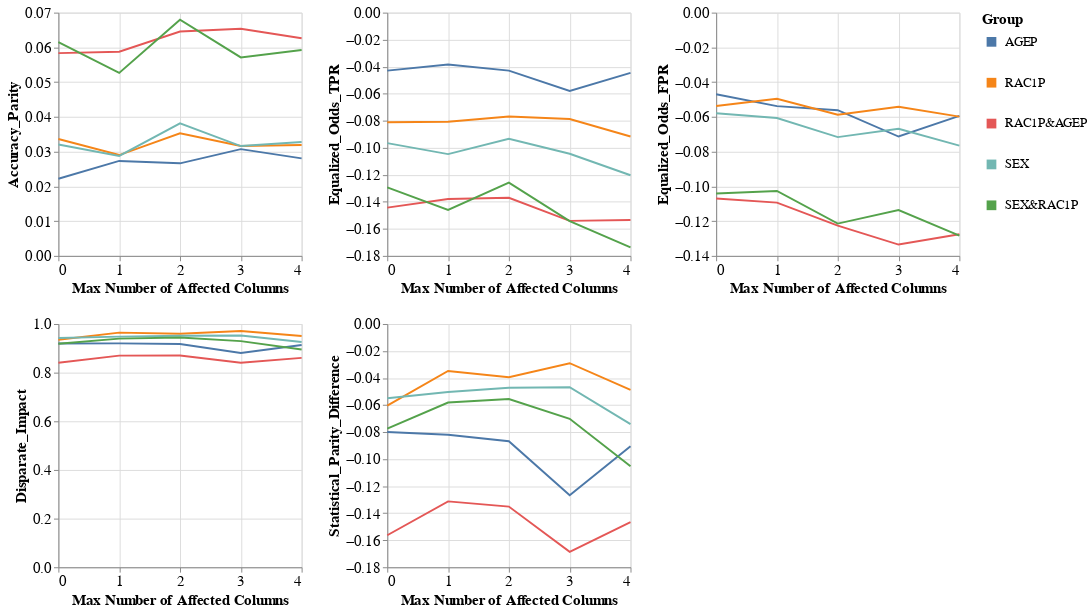

The cell this chart's notebook holds for it:
### Code cell
visualizer.create_groups_grid_pct_lines_plot(model_name=MODEL_NAMES[0],
                                             target_preprocessing_technique=PREPROCESSING_TECHNIQUES[0],
                                             group_metrics_type='fairness',
                                             mode='max_num_columns')

### Figure 1 — Vega-Lite specification as saved in the notebook (floating-point values rounded to 4 significant figures)
{"config": {"view": {"continuousWidth": 400, "continuousHeight": 300}, "axis": {"labelFontSize": 15, "titleFontSize": 15}, "legend": {"labelFontSize": 13, "symbolStrokeWidth": 10, "titleFontSize": 15}}, "vconcat": [{"hconcat": [{"mark": "line", "encoding": {"color": {"field": "Group", "type": "nominal"}, "x": {"axis": {"tickMinStep": 1}, "field": "Percentage", "title": "Max Number of Affected Columns", "type": "quantitative"}, "y": {"field": "Metric_Value", "title": "Accuracy_Parity", "type": "quantitative"}}, "height": 250, "width": 250}, {"data": {"name": "data-47a1efca768b55e0ea47d3812c04110d"}, "mark": "line", "encoding": {"color": {"field": "Group", "type": "nominal"}, "x": {"axis": {"tickMinStep": 1}, "field": "Percentage", "title": "Max Number of Affected Columns", "type": "quantitative"}, "y": {"field": "Metric_Value", "title": "Equalized_Odds_TPR", "type": "quantitative"}}, "height": 250, "width": 250}, {"data": {"name": "data-d46dcaf90aa935f223ba6ece0ad4a478"}, "mark": "line", "encoding": {"color": {"field": "Group", "type": "nominal"}, "x": {"axis": {"tickMinStep": 1}, "field": "Percentage", "title": "Max Number of Affected Columns", "type": "quantitative"}, "y": {"field": "Metric_Value", "title": "Equalized_Odds_FPR", "type": "quantitative"}}, "height": 250, "width": 250}]}, {"hconcat": [{"mark": "line", "encoding": {"color": {"field": "Group", "type": "nominal"}, "x": {"axis": {"tickMinStep": 1}, "field": "Percentage", "title": "Max Number of Affected Columns", "type": "quantitative"}, "y": {"field": "Metric_Value", "title": "Disparate_Impact", "type": "quantitative"}}, "height": 250, "width": 250}, {"data": {"name": "data-014ae97a5a562579b4b19a2f01f7eb4c"}, "mark": "line", "encoding": {"color": {"field": "Group", "type": "nominal"}, "x": {"axis": {"tickMinStep": 1}, "field": "Percentage", "title": "Max Number of Affected Columns", "type": "quantitative"}, "y": {"field": "Metric_Value", "title": "Statistical_Parity_Difference", "type": "quantitative"}}, "height": 250, "width": 250}], "data": {"name": "data-202e57c3a8c3e8db3552f73d1c75ab7c"}}], "data": {"name": "data-9310b00386e3b713c3feda0375736619"}, "$schema": "https://vega.github.io/schema/vega-lite/v4.17.0.json", "datasets": {"data-9310b00386e3b713c3feda0375736619": [{"Model_Name": "DecisionTreeClassifier", "Metric": "Accuracy_Parity", "Group": "AGEP", "Metric_Value": 0.02219, "Percentage": 0.0}, {"Model_Name": "DecisionTreeClassifier", "Metric": "Accuracy_Parity", "Group": "RAC1P", "Metric_Value": 0.03364, "Percentage": 0.0}, {"Model_Name": "DecisionTreeClassifier", "Metric": "Accuracy_Parity", "Group": "RAC1P&AGEP", "Metric_Value": 0.05835, "Percentage": 0.0}, {"Model_Name": "DecisionTreeClassifier", "Metric": "Accuracy_Parity", "Group": "SEX", "Metric_Value": 0.03205, "Percentage": 0.0}, {"Model_Name": "DecisionTreeClassifier", "Metric": "Accuracy_Parity", "Group": "SEX&RAC1P", "Metric_Value": 0.06153, "Percentage": 0.0}, {"Model_Name": "DecisionTreeClassifier", "Metric": "Accuracy_Parity", "Group": "AGEP", "Metric_Value": 0.02733, "Percentage": 1.0}, {"Model_Name": "DecisionTreeClassifier", "Metric": "Accuracy_Parity", "Group": "RAC1P", "Metric_Value": 0.02902, "Percentage": 1.0}, {"Model_Name": "DecisionTreeClassifier", "Metric": "Accuracy_Parity", "Group": "RAC1P&AGEP", "Metric_Value": 0.05874, "Percentage": 1.0}, {"Model_Name": "DecisionTreeClassifier", "Metric": "Accuracy_Parity", "Group": "SEX", "Metric_Value": 0.02876, "Percentage": 1.0}, {"Model_Name": "DecisionTreeClassifier", "Metric": "Accuracy_Parity", "Group": "SEX&RAC1P", "Metric_Value": 0.05265, "Percentage": 1.0}, {"Model_Name": "DecisionTreeClassifier", "Metric": "Accuracy_Parity", "Group": "AGEP", "Metric_Value": 0.02664, "Percentage": 2.0}, {"Model_Name": "DecisionTreeClassifier", "Metric": "Accuracy_Parity", "Group": "RAC1P", "Metric_Value": 0.03526, "Percentage": 2.0}, {"Model_Name": "DecisionTreeClassifier", "Metric": "Accuracy_Parity", "Group": "RAC1P&AGEP", "Metric_Value": 0.06455, "Percentage": 2.0}, {"Model_Name": "DecisionTreeClassifier", "Metric": "Accuracy_Parity", "Group": "SEX", "Metric_Value": 0.03815, "Percentage": 2.0}, {"Model_Name": "DecisionTreeClassifier", "Metric": "Accuracy_Parity", "Group": "SEX&RAC1P", "Metric_Value": 0.06798, "Percentage": 2.0}, {"Model_Name": "DecisionTreeClassifier", "Metric": "Accuracy_Parity", "Group": "AGEP", "Metric_Value": 0.03072, "Percentage": 3.0}, {"Model_Name": "DecisionTreeClassifier", "Metric": "Accuracy_Parity", "Group": "RAC1P", "Metric_Value": 0.03164, "Percentage": 3.0}, {"Model_Name": "DecisionTreeClassifier", "Metric": "Accuracy_Parity", "Group": "RAC1P&AGEP", "Metric_Value": 0.06535, "Percentage": 3.0}, {"Model_Name": "DecisionTreeClassifier", "Metric": "Accuracy_Parity", "Group": "SEX", "Metric_Value": 0.0316, "Percentage": 3.0}, {"Model_Name": "DecisionTreeClassifier", "Metric": "Accuracy_Parity", "Group": "SEX&RAC1P", "Metric_Value": 0.05712, "Percentage": 3.0}, {"Model_Name": "DecisionTreeClassifier", "Metric": "Accuracy_Parity", "Group": "AGEP", "Metric_Value": 0.02807, "Percentage": 4.0}, {"Model_Name": "DecisionTreeClassifier", "Metric": "Accuracy_Parity", "Group": "RAC1P", "Metric_Value": 0.03192, "Percentage": 4.0}, {"Model_Name": "DecisionTreeClassifier", "Metric": "Accuracy_Parity", "Group": "RAC1P&AGEP", "Metric_Value": 0.06265, "Percentage": 4.0}, {"Model_Name": "DecisionTreeClassifier", "Metric": "Accuracy_Parity", "Group": "SEX", "Metric_Value": 0.03278, "Percentage": 4.0}, {"Model_Name": "DecisionTreeClassifier", "Metric": "Accuracy_Parity", "Group": "SEX&RAC1P", "Metric_Value": 0.05925, "Percentage": 4.0}], "data-47a1efca768b55e0ea47d3812c04110d": [{"Model_Name": "DecisionTreeClassifier", "Metric": "Equalized_Odds_TPR", "Group": "AGEP", "Metric_Value": -0.0429, "Percentage": 0.0}, {"Model_Name": "DecisionTreeClassifier", "Metric": "Equalized_Odds_TPR", "Group": "RAC1P", "Metric_Value": -0.08108, "Percentage": 0.0}, {"Model_Name": "DecisionTreeClassifier", "Metric": "Equalized_Odds_TPR", "Group": "RAC1P&AGEP", "Metric_Value": -0.1443, "Percentage": 0.0}, {"Model_Name": "DecisionTreeClassifier", "Metric": "Equalized_Odds_TPR", "Group": "SEX", "Metric_Value": -0.09657, "Percentage": 0.0}, {"Model_Name": "DecisionTreeClassifier", "Metric": "Equalized_Odds_TPR", "Group": "SEX&RAC1P", "Metric_Value": -0.1293, "Percentage": 0.0}, {"Model_Name": "DecisionTreeClassifier", "Metric": "Equalized_Odds_TPR", "Group": "AGEP", "Metric_Value": -0.03835, "Percentage": 1.0}, {"Model_Name": "DecisionTreeClassifier", "Metric": "Equalized_Odds_TPR", "Group": "RAC1P", "Metric_Value": -0.08068, "Percentage": 1.0}, {"Model_Name": "DecisionTreeClassifier", "Metric": "Equalized_Odds_TPR", "Group": "RAC1P&AGEP", "Metric_Value": -0.138, "Percentage": 1.0}, {"Model_Name": "DecisionTreeClassifier", "Metric": "Equalized_Odds_TPR", "Group": "SEX", "Metric_Value": -0.1047, "Percentage": 1.0}, {"Model_Name": "DecisionTreeClassifier", "Metric": "Equalized_Odds_TPR", "Group": "SEX&RAC1P", "Metric_Value": -0.146, "Percentage": 1.0}, {"Model_Name": "DecisionTreeClassifier", "Metric": "Equalized_Odds_TPR", "Group": "AGEP", "Metric_Value": -0.04291, "Percentage": 2.0}, {"Model_Name": "DecisionTreeClassifier", "Metric": "Equalized_Odds_TPR", "Group": "RAC1P", "Metric_Value": -0.07691, "Percentage": 2.0}, {"Model_Name": "DecisionTreeClassifier", "Metric": "Equalized_Odds_TPR", "Group": "RAC1P&AGEP", "Metric_Value": -0.137, "Percentage": 2.0}, {"Model_Name": "DecisionTreeClassifier", "Metric": "Equalized_Odds_TPR", "Group": "SEX", "Metric_Value": -0.09334, "Percentage": 2.0}, {"Model_Name": "DecisionTreeClassifier", "Metric": "Equalized_Odds_TPR", "Group": "SEX&RAC1P", "Metric_Value": -0.1257, "Percentage": 2.0}, {"Model_Name": "DecisionTreeClassifier", "Metric": "Equalized_Odds_TPR", "Group": "AGEP", "Metric_Value": -0.05788, "Percentage": 3.0}, {"Model_Name": "DecisionTreeClassifier", "Metric": "Equalized_Odds_TPR", "Group": "RAC1P", "Metric_Value": -0.07873, "Percentage": 3.0}, {"Model_Name": "DecisionTreeClassifier", "Metric": "Equalized_Odds_TPR", "Group": "RAC1P&AGEP", "Metric_Value": -0.1541, "Percentage": 3.0}, {"Model_Name": "DecisionTreeClassifier", "Metric": "Equalized_Odds_TPR", "Group": "SEX", "Metric_Value": -0.1044, "Percentage": 3.0}, {"Model_Name": "DecisionTreeClassifier", "Metric": "Equalized_Odds_TPR", "Group": "SEX&RAC1P", "Metric_Value": -0.1543, "Percentage": 3.0}, {"Model_Name": "DecisionTreeClassifier", "Metric": "Equalized_Odds_TPR", "Group": "AGEP", "Metric_Value": -0.04461, "Percentage": 4.0}, {"Model_Name": "DecisionTreeClassifier", "Metric": "Equalized_Odds_TPR", "Group": "RAC1P", "Metric_Value": -0.09164, "Percentage": 4.0}, {"Model_Name": "DecisionTreeClassifier", "Metric": "Equalized_Odds_TPR", "Group": "RAC1P&AGEP", "Metric_Value": -0.1534, "Percentage": 4.0}, {"Model_Name": "DecisionTreeClassifier", "Metric": "Equalized_Odds_TPR", "Group": "SEX", "Metric_Value": -0.1203, "Percentage": 4.0}, {"Model_Name": "DecisionTreeClassifier", "Metric": "Equalized_Odds_TPR", "Group": "SEX&RAC1P", "Metric_Value": -0.1737, "Percentage": 4.0}], "data-d46dcaf90aa935f223ba6ece0ad4a478": [{"Model_Name": "DecisionTreeClassifier", "Metric": "Equalized_Odds_FPR", "Group": "AGEP", "Metric_Value": -0.04697, "Percentage": 0.0}, {"Model_Name": "DecisionTreeClassifier", "Metric": "Equalized_Odds_FPR", "Group": "RAC1P", "Metric_Value": -0.0537, "Percentage": 0.0}, {"Model_Name": "DecisionTreeClassifier", "Metric": "Equalized_Odds_FPR", "Group": "RAC1P&AGEP", "Metric_Value": -0.107, "Percentage": 0.0}, {"Model_Name": "DecisionTreeClassifier", "Metric": "Equalized_Odds_FPR", "Group": "SEX", "Metric_Value": -0.05785, "Percentage": 0.0}, {"Model_Name": "DecisionTreeClassifier", "Metric": "Equalized_Odds_FPR", "Group": "SEX&RAC1P", "Metric_Value": -0.1041, "Percentage": 0.0}, {"Model_Name": "DecisionTreeClassifier", "Metric": "Equalized_Odds_FPR", "Group": "AGEP", "Metric_Value": -0.05379, "Percentage": 1.0}, {"Model_Name": "DecisionTreeClassifier", "Metric": "Equalized_Odds_FPR", "Group": "RAC1P", "Metric_Value": -0.04956, "Percentage": 1.0}, {"Model_Name": "DecisionTreeClassifier", "Metric": "Equalized_Odds_FPR", "Group": "RAC1P&AGEP", "Metric_Value": -0.1094, "Percentage": 1.0}, {"Model_Name": "DecisionTreeClassifier", "Metric": "Equalized_Odds_FPR", "Group": "SEX", "Metric_Value": -0.06061, "Percentage": 1.0}, {"Model_Name": "DecisionTreeClassifier", "Metric": "Equalized_Odds_FPR", "Group": "SEX&RAC1P", "Metric_Value": -0.1026, "Percentage": 1.0}, {"Model_Name": "DecisionTreeClassifier", "Metric": "Equalized_Odds_FPR", "Group": "AGEP", "Metric_Value": -0.05614, "Percentage": 2.0}, {"Model_Name": "DecisionTreeClassifier", "Metric": "Equalized_Odds_FPR", "Group": "RAC1P", "Metric_Value": -0.0587, "Percentage": 2.0}, {"Model_Name": "DecisionTreeClassifier", "Metric": "Equalized_Odds_FPR", "Group": "RAC1P&AGEP", "Metric_Value": -0.1226, "Percentage": 2.0}, {"Model_Name": "DecisionTreeClassifier", "Metric": "Equalized_Odds_FPR", "Group": "SEX", "Metric_Value": -0.07163, "Percentage": 2.0}, {"Model_Name": "DecisionTreeClassifier", "Metric": "Equalized_Odds_FPR", "Group": "SEX&RAC1P", "Metric_Value": -0.1214, "Percentage": 2.0}, {"Model_Name": "DecisionTreeClassifier", "Metric": "Equalized_Odds_FPR", "Group": "AGEP", "Metric_Value": -0.07129, "Percentage": 3.0}, {"Model_Name": "DecisionTreeClassifier", "Metric": "Equalized_Odds_FPR", "Group": "RAC1P", "Metric_Value": -0.05416, "Percentage": 3.0}, {"Model_Name": "DecisionTreeClassifier", "Metric": "Equalized_Odds_FPR", "Group": "RAC1P&AGEP", "Metric_Value": -0.1335, "Percentage": 3.0}, {"Model_Name": "DecisionTreeClassifier", "Metric": "Equalized_Odds_FPR", "Group": "SEX", "Metric_Value": -0.06679, "Percentage": 3.0}, {"Model_Name": "DecisionTreeClassifier", "Metric": "Equalized_Odds_FPR", "Group": "SEX&RAC1P", "Metric_Value": -0.1136, "Percentage": 3.0}, {"Model_Name": "DecisionTreeClassifier", "Metric": "Equalized_Odds_FPR", "Group": "AGEP", "Metric_Value": -0.05942, "Percentage": 4.0}, {"Model_Name": "DecisionTreeClassifier", "Metric": "Equalized_Odds_FPR", "Group": "RAC1P", "Metric_Value": -0.05982, "Percentage": 4.0}, {"Model_Name": "DecisionTreeClassifier", "Metric": "Equalized_Odds_FPR", "Group": "RAC1P&AGEP", "Metric_Value": -0.1276, "Percentage": 4.0}, {"Model_Name": "DecisionTreeClassifier", "Metric": "Equalized_Odds_FPR", "Group": "SEX", "Metric_Value": -0.07651, "Percentage": 4.0}, {"Model_Name": "DecisionTreeClassifier", "Metric": "Equalized_Odds_FPR", "Group": "SEX&RAC1P", "Metric_Value": -0.1283, "Percentage": 4.0}], "data-202e57c3a8c3e8db3552f73d1c75ab7c": [{"Model_Name": "DecisionTreeClassifier", "Metric": "Disparate_Impact", "Group": "AGEP", "Metric_Value": 0.9201, "Percentage": 0.0}, {"Model_Name": "DecisionTreeClassifier", "Metric": "Disparate_Impact", "Group": "RAC1P", "Metric_Value": 0.9355, "Percentage": 0.0}, {"Model_Name": "DecisionTreeClassifier", "Metric": "Disparate_Impact", "Group": "RAC1P&AGEP", "Metric_Value": 0.8405, "Percentage": 0.0}, {"Model_Name": "DecisionTreeClassifier", "Metric": "Disparate_Impact", "Group": "SEX", "Metric_Value": 0.9421, "Percentage": 0.0}, {"Model_Name": "DecisionTreeClassifier", "Metric": "Disparate_Impact", "Group": "SEX&RAC1P", "Metric_Value": 0.9186, "Percentage": 0.0}, {"Model_Name": "DecisionTreeClassifier", "Metric": "Disparate_Impact", "Group": "AGEP", "Metric_Value": 0.9203, "Percentage": 1.0}, {"Model_Name": "DecisionTreeClassifier", "Metric": "Disparate_Impact", "Group": "RAC1P", "Metric_Value": 0.9645, "Percentage": 1.0}, {"Model_Name": "DecisionTreeClassifier", "Metric": "Disparate_Impact", "Group": "RAC1P&AGEP", "Metric_Value": 0.8699, "Percentage": 1.0}, {"Model_Name": "DecisionTreeClassifier", "Metric": "Disparate_Impact", "Group": "SEX", "Metric_Value": 0.9482, "Percentage": 1.0}, {"Model_Name": "DecisionTreeClassifier", "Metric": "Disparate_Impact", "Group": "SEX&RAC1P", "Metric_Value": 0.9399, "Percentage": 1.0}, {"Model_Name": "DecisionTreeClassifier", "Metric": "Disparate_Impact", "Group": "AGEP", "Metric_Value": 0.9178, "Percentage": 2.0}, {"Model_Name": "DecisionTreeClassifier", "Metric": "Disparate_Impact", "Group": "RAC1P", "Metric_Value": 0.9602, "Percentage": 2.0}, {"Model_Name": "DecisionTreeClassifier", "Metric": "Disparate_Impact", "Group": "RAC1P&AGEP", "Metric_Value": 0.8706, "Percentage": 2.0}, {"Model_Name": "DecisionTreeClassifier", "Metric": "Disparate_Impact", "Group": "SEX", "Metric_Value": 0.9521, "Percentage": 2.0}, {"Model_Name": "DecisionTreeClassifier", "Metric": "Disparate_Impact", "Group": "SEX&RAC1P", "Metric_Value": 0.9445, "Percentage": 2.0}, {"Model_Name": "DecisionTreeClassifier", "Metric": "Disparate_Impact", "Group": "AGEP", "Metric_Value": 0.8812, "Percentage": 3.0}, {"Model_Name": "DecisionTreeClassifier", "Metric": "Disparate_Impact", "Group": "RAC1P", "Metric_Value": 0.9713, "Percentage": 3.0}, {"Model_Name": "DecisionTreeClassifier", "Metric": "Disparate_Impact", "Group": "RAC1P&AGEP", "Metric_Value": 0.841, "Percentage": 3.0}, {"Model_Name": "DecisionTreeClassifier", "Metric": "Disparate_Impact", "Group": "SEX", "Metric_Value": 0.9525, "Percentage": 3.0}, {"Model_Name": "DecisionTreeClassifier", "Metric": "Disparate_Impact", "Group": "SEX&RAC1P", "Metric_Value": 0.9296, "Percentage": 3.0}, {"Model_Name": "DecisionTreeClassifier", "Metric": "Disparate_Impact", "Group": "AGEP", "Metric_Value": 0.9137, "Percentage": 4.0}, {"Model_Name": "DecisionTreeClassifier", "Metric": "Disparate_Impact", "Group": "RAC1P", "Metric_Value": 0.9509, "Percentage": 4.0}, {"Model_Name": "DecisionTreeClassifier", "Metric": "Disparate_Impact", "Group": "RAC1P&AGEP", "Metric_Value": 0.8608, "Percentage": 4.0}, {"Model_Name": "DecisionTreeClassifier", "Metric": "Disparate_Impact", "Group": "SEX", "Metric_Value": 0.9261, "Percentage": 4.0}, {"Model_Name": "DecisionTreeClassifier", "Metric": "Disparate_Impact", "Group": "SEX&RAC1P", "Metric_Value": 0.8955, "Percentage": 4.0}], "data-014ae97a5a562579b4b19a2f01f7eb4c": [{"Model_Name": "DecisionTreeClassifier", "Metric": "Statistical_Parity_Difference", "Group": "AGEP", "Metric_Value": -0.07987, "Percentage": 0.0}, {"Model_Name": "DecisionTreeClassifier", "Metric": "Statistical_Parity_Difference", "Group": "RAC1P", "Metric_Value": -0.06036, "Percentage": 0.0}, {"Model_Name": "DecisionTreeClassifier", "Metric": "Statistical_Parity_Difference", "Group": "RAC1P&AGEP", "Metric_Value": -0.1563, "Percentage": 0.0}, {"Model_Name": "DecisionTreeClassifier", "Metric": "Statistical_Parity_Difference", "Group": "SEX", "Metric_Value": -0.05489, "Percentage": 0.0}, {"Model_Name": "DecisionTreeClassifier", "Metric": "Statistical_Parity_Difference", "Group": "SEX&RAC1P", "Metric_Value": -0.07739, "Percentage": 0.0}, {"Model_Name": "DecisionTreeClassifier", "Metric": "Statistical_Parity_Difference", "Group": "AGEP", "Metric_Value": -0.08192, "Percentage": 1.0}, {"Model_Name": "DecisionTreeClassifier", "Metric": "Statistical_Parity_Difference", "Group": "RAC1P", "Metric_Value": -0.03472, "Percentage": 1.0}, {"Model_Name": "DecisionTreeClassifier", "Metric": "Statistical_Parity_Difference", "Group": "RAC1P&AGEP", "Metric_Value": -0.1313, "Percentage": 1.0}, {"Model_Name": "DecisionTreeClassifier", "Metric": "Statistical_Parity_Difference", "Group": "SEX", "Metric_Value": -0.05035, "Percentage": 1.0}, {"Model_Name": "DecisionTreeClassifier", "Metric": "Statistical_Parity_Difference", "Group": "SEX&RAC1P", "Metric_Value": -0.05812, "Percentage": 1.0}, {"Model_Name": "DecisionTreeClassifier", "Metric": "Statistical_Parity_Difference", "Group": "AGEP", "Metric_Value": -0.08672, "Percentage": 2.0}, {"Model_Name": "DecisionTreeClassifier", "Metric": "Statistical_Parity_Difference", "Group": "RAC1P", "Metric_Value": -0.03934, "Percentage": 2.0}, {"Model_Name": "DecisionTreeClassifier", "Metric": "Statistical_Parity_Difference", "Group": "RAC1P&AGEP", "Metric_Value": -0.1351, "Percentage": 2.0}, {"Model_Name": "DecisionTreeClassifier", "Metric": "Statistical_Parity_Difference", "Group": "SEX", "Metric_Value": -0.04713, "Percentage": 2.0}, {"Model_Name": "DecisionTreeClassifier", "Metric": "Statistical_Parity_Difference", "Group": "SEX&RAC1P", "Metric_Value": -0.05549, "Percentage": 2.0}, {"Model_Name": "DecisionTreeClassifier", "Metric": "Statistical_Parity_Difference", "Group": "AGEP", "Metric_Value": -0.1267, "Percentage": 3.0}, {"Model_Name": "DecisionTreeClassifier", "Metric": "Statistical_Parity_Difference", "Group": "RAC1P", "Metric_Value": -0.02899, "Percentage": 3.0}, {"Model_Name": "DecisionTreeClassifier", "Metric": "Statistical_Parity_Difference", "Group": "RAC1P&AGEP", "Metric_Value": -0.1686, "Percentage": 3.0}, {"Model_Name": "DecisionTreeClassifier", "Metric": "Statistical_Parity_Difference", "Group": "SEX", "Metric_Value": -0.04673, "Percentage": 3.0}, {"Model_Name": "DecisionTreeClassifier", "Metric": "Statistical_Parity_Difference", "Group": "SEX&RAC1P", "Metric_Value": -0.07017, "Percentage": 3.0}, {"Model_Name": "DecisionTreeClassifier", "Metric": "Statistical_Parity_Difference", "Group": "AGEP", "Metric_Value": -0.09042, "Percentage": 4.0}, {"Model_Name": "DecisionTreeClassifier", "Metric": "Statistical_Parity_Difference", "Group": "RAC1P", "Metric_Value": -0.04874, "Percentage": 4.0}, {"Model_Name": "DecisionTreeClassifier", "Metric": "Statistical_Parity_Difference", "Group": "RAC1P&AGEP", "Metric_Value": -0.1465, "Percentage": 4.0}, {"Model_Name": "DecisionTreeClassifier", "Metric": "Statistical_Parity_Difference", "Group": "SEX", "Metric_Value": -0.07403, "Percentage": 4.0}, {"Model_Name": "DecisionTreeClassifier", "Metric": "Statistical_Parity_Difference", "Group": "SEX&RAC1P", "Metric_Value": -0.1053, "Percentage": 4.0}]}}
